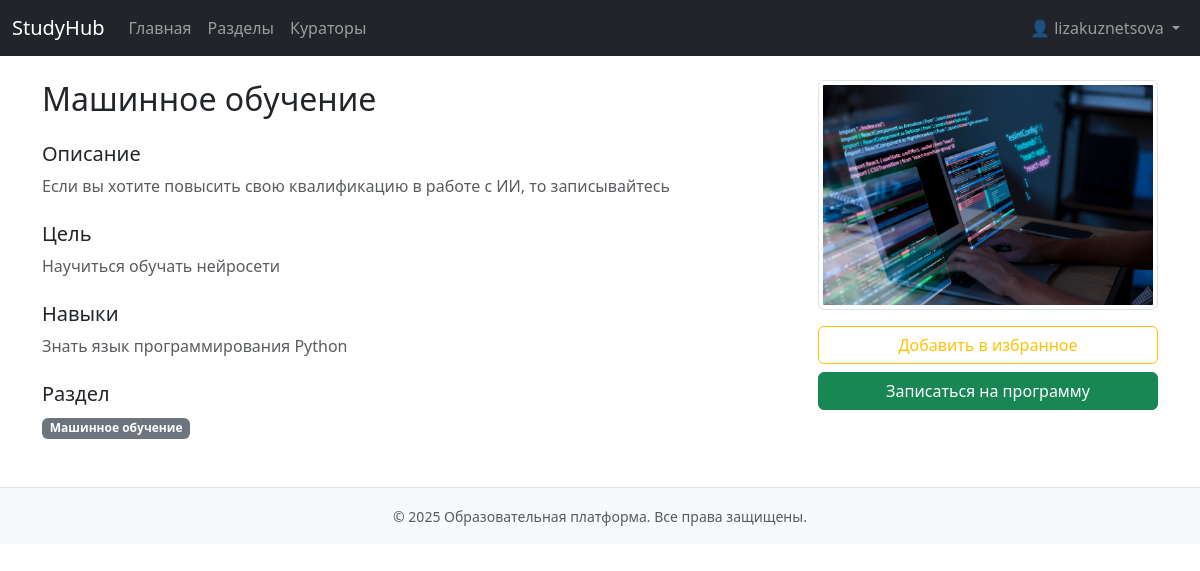
The page /program/3/ (signed in) on the database its author committed.
### app/models.py (models this page shows, shortened)
class Users(AbstractBaseUser, PermissionsMixin):
    first_name = models.CharField(max_length=100, verbose_name="Имя", blank=True)
    last_name = models.CharField(max_length=100, verbose_name="Фамилия", blank=True)
    middle_name = models.CharField(max_length=100, verbose_name="Отчество", blank=True)
    username = models.CharField(max_length=150, unique=True)
    password = models.CharField(max_length=255)
    is_active = models.BooleanField(default=True)
    is_staff = models.BooleanField(default=False)
    is_superuser = models.BooleanField(default=False)
    last_login = models.DateTimeField(null=True, blank=True)
    date_joined = models.DateTimeField(auto_now_add=True)
    createdat = models.DateTimeField(auto_now_add=True)
    groups = models.ManyToManyField(Group, related_name='customuser_set', blank=True)
    user_permissions = models.ManyToManyField(Permission, related_name='customuser_permissions', blank=True)
    favorites = models.ManyToManyField('Program', related_name='favorited_by', blank=True)
    USERNAME_FIELD = 'username'
    objects = UserManager()
    class Meta:
        db_table = 'users'

class Program(models.Model):
    name = models.CharField(max_length=100)
    description = models.TextField()
    section = models.ForeignKey(Section, on_delete=models.CASCADE, related_name='programs')
    goal = models.TextField()
    skills = models.TextField()
    certificate_image = models.ImageField(upload_to='certificates/', null=True, blank=True)
    curators = models.ManyToManyField(Users, related_name='curated_programs', blank=True)

class Section(models.Model):
    name = models.CharField(max_length=100)
    description = models.TextField()

### app/views.py (the view)
# urls.py: path('program/<int:pk>/', views.program_detail, name='program_detail'),
@login_required
def program_detail(request, pk):
    program = get_object_or_404(Program, pk=pk)
    enrolled = Enrollment.objects.filter(user=request.user, program=program, is_approved=True).exists()
    form = AddFavoriteForm(initial={'program_id': program.id})
    return render(request, 'program_detail.html', {
        'program': program,
        'enrolled': enrolled,
        'form': form
    })

### app/context_processors.py (called while the page is built)
def user_roles(request):
    if not request.user.is_authenticated:
        return {
            'is_admin': False,
            'is_curator': False,
            'is_user': False,
        }
    is_admin_user = request.user.is_superuser or request.user.groups.filter(name='Администратор').exists()
    is_curator_user = False
    is_participant_user = False
    if not is_admin_user:
        is_curator_user = request.user.groups.filter(name='Куратор').exists()
        if not is_curator_user:
            is_participant_user = request.user.groups.filter(name='Пользователь').exists()
    return {
        'is_admin': is_admin_user,
        'is_curator': is_curator_user,
        'is_user': is_participant_user,
    }

### app/templates/program_detail.html (shortened to what this page needs)
{% extends 'base.html' %}
{% block content %}
<div class="row g-5">
    <div class="col-md-8">
        <h2 class="mb-4">{{ program.name }}</h2>
        <div class="mb-4">
            <h5>Описание</h5>
            <p class="text-muted">{{ program.description }}</p>
        </div>
        <div class="mb-4">
            <h5>Цель</h5>
            <p class="text-muted">{{ program.goal }}</p>
        </div>
        <div class="mb-4">
            <h5>Навыки</h5>
            <p class="text-muted">{{ program.skills }}</p>
        </div>
        <div class="mb-4">
            <h5>Раздел</h5>
            <span class="badge bg-secondary">{{ program.section.name }}</span>
        </div>
    </div>
    <div class="col-md-4">
        {% if program.certificate_image %}
        <div class="text-center mb-3">
            <img src="{{ program.certificate_image.url }}"
                 alt="Сертификат"
                 class="img-fluid img-thumbnail"
                 style="max-height: 280px; object-fit: contain;">
        </div>
        {% endif %}
        <form method="post" action="{% url 'add_to_favorites' %}" class="d-grid mb-2">
            {% if program in request.user.favorites.all %}
                <button type="submit" class="btn btn-outline-danger">Убрать из избранного</button>
            {% else %}
                <button type="submit" class="btn btn-outline-warning">Добавить в избранное</button>
            {% endif %}
        </form>
        {% if not enrolled %}
            <a href="{% url 'enroll' program.id %}" class="btn btn-success w-100">Записаться на программу</a>
        {% else %}
            <p class="text-success text-center mt-2">Вы уже записаны на эту программу.</p>
        {% endif %}
    </div>
</div>
{% endblock %}

### app/templates/header.html (shortened to what this page needs)
<nav class="navbar navbar-expand-lg navbar-dark bg-dark">
    <div class="container-fluid">
      <a class="navbar-brand" href="{% url 'index' %}">StudyHub</a>
      <div class="collapse navbar-collapse" id="navbarNav">
        <ul class="navbar-nav me-auto">
          {% if user.is_authenticated %}
            <li class="nav-item"><a class="nav-link" href="{% url 'index' %}">Главная</a></li>
            <li class="nav-item"><a class="nav-link" href="{% url 'sections' %}">Разделы</a></li>
            <li class="nav-item"><a class="nav-link" href="{% url 'curators' %}">Кураторы</a></li>
          {% endif %}
        </ul>
        <ul class="navbar-nav">
          {% if user.is_authenticated %}
            <li class="nav-item dropdown">
              <a class="nav-link dropdown-toggle" href="#" id="profileDropdown" role="button" data-bs-toggle="dropdown" aria-expanded="false">
                👤 {{ user.get_full_name|default:user.username }}
              </a>
            </li>
          {% else %}
            <li class="nav-item"><a class="nav-link" href="{% url 'login' %}">Войти</a></li>
            <li class="nav-item"><a class="nav-link" href="{% url 'register' %}">Регистрация</a></li>
          {% endif %}
        </ul>
      </div>
    </div>
  </nav>

### rows shown on the page
Users: get_full_name "lizakuznetsova"
Program: name "Машинное обучение", description "Если вы хотите повысить свою квалификацию в работе с ИИ, то записывайтесь", goal "Научиться обучать нейросети", skills "Знать язык программирования Python", section.name "Машинное обучение", certificate_image (picture)

### other values the page prints
{{ year|default:2025 }} "2025"
